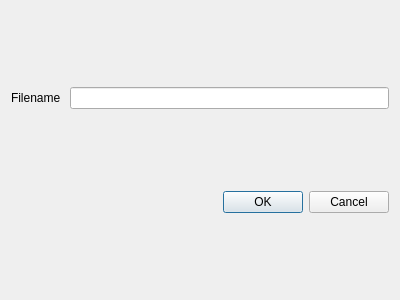
<?xml version="1.0" encoding="UTF-8"?>
<ui version="4.0">
 <class>Save</class>
 <widget class="QDialog" name="Save">
  <property name="geometry">
   <rect>
    <x>0</x>
    <y>0</y>
    <width>400</width>
    <height>300</height>
   </rect>
  </property>
  <property name="windowTitle">
   <string>Dialog</string>
  </property>
  <layout class="QVBoxLayout" name="verticalLayout">
   <item>
    <layout class="QHBoxLayout" name="horizontalLayout">
     <item>
      <widget class="QLabel" name="label">
       <property name="text">
        <string>Filename </string>
       </property>
      </widget>
     </item>
     <item>
      <widget class="QLineEdit" name="lineEdit"/>
     </item>
    </layout>
   </item>
   <item>
    <widget class="QDialogButtonBox" name="buttonBox">
     <property name="orientation">
      <enum>Qt::Horizontal</enum>
     </property>
     <property name="standardButtons">
      <set>QDialogButtonBox::Cancel|QDialogButtonBox::Ok</set>
     </property>
    </widget>
   </item>
  </layout>
 </widget>
 <resources/>
 <connections>
  <connection>
   <sender>buttonBox</sender>
   <signal>accepted()</signal>
   <receiver>Save</receiver>
   <slot>accept()</slot>
   <hints>
    <hint type="sourcelabel">
     <x>248</x>
     <y>254</y>
    </hint>
    <hint type="destinationlabel">
     <x>157</x>
     <y>274</y>
    </hint>
   </hints>
  </connection>
  <connection>
   <sender>buttonBox</sender>
   <signal>rejected()</signal>
   <receiver>Save</receiver>
   <slot>reject()</slot>
   <hints>
    <hint type="sourcelabel">
     <x>316</x>
     <y>260</y>
    </hint>
    <hint type="destinationlabel">
     <x>286</x>
     <y>274</y>
    </hint>
   </hints>
  </connection>
 </connections>
</ui>
